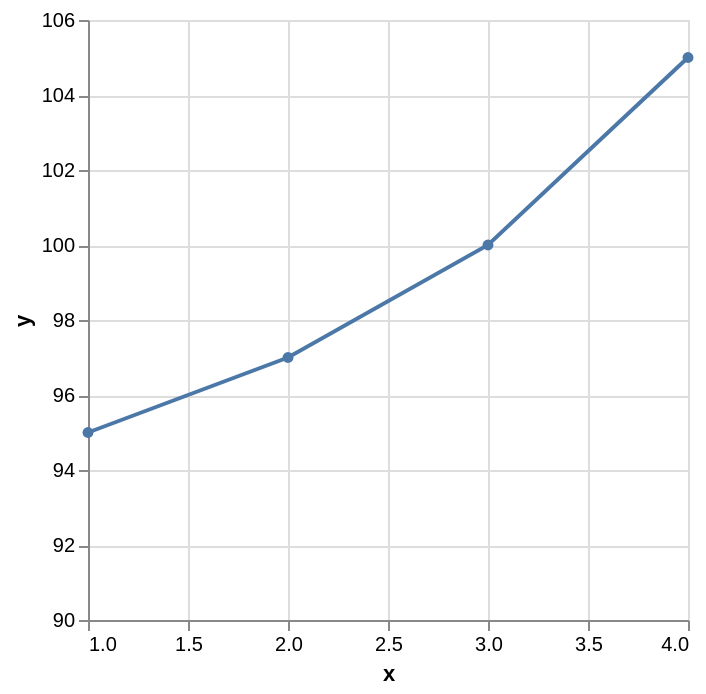

Source (Vega-Lite JSON):
### Vega-Lite specification from a JSON file in a GitHub repository (floating-point values rounded to 4 significant figures)
{"$schema": "https://vega.github.io/schema/vega-lite/v5.json", "data": {"values": [{"x": 1, "y": 95}, {"x": 2, "y": 97}, {"x": 3, "y": 100}, {"x": 4, "y": 105}]}, "encoding": {"x": {"field": "x", "type": "quantitative"}, "y": {"field": "y", "scale": {"domain": {"unionWith": [90, 100]}, "zero": false}, "type": "quantitative"}}, "mark": {"point": true, "type": "line"}}
